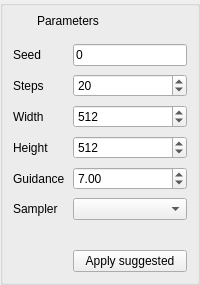
       <widget class="QGroupBox" name="parametersBox">
        <property name="title">
         <string />
        </property>
        <property name="role" stdset="0">
         <string>sectionCard</string>
        </property>
        <property name="accessibleName">
         <string>Parameters</string>
        </property>
        <layout class="QVBoxLayout" name="parametersBoxCardLayout">
         <property name="leftMargin">
          <number>0</number>
         </property>
         <property name="topMargin">
          <number>0</number>
         </property>
         <property name="rightMargin">
          <number>0</number>
         </property>
         <property name="bottomMargin">
          <number>0</number>
         </property>
         <property name="spacing">
          <number>0</number>
         </property>
         <item>
          <widget class="QFrame" name="parametersBoxHeader">
           <property name="role" stdset="0">
            <string>sectionHeader</string>
           </property>
           <layout class="QHBoxLayout" name="parametersBoxHeaderLayout" stretch="0,1">
            <property name="leftMargin">
             <number>10</number>
            </property>
            <property name="topMargin">
             <number>7</number>
            </property>
            <property name="rightMargin">
             <number>10</number>
            </property>
            <property name="bottomMargin">
             <number>7</number>
            </property>
            <property name="spacing">
             <number>8</number>
            </property>
            <item>
             <widget class="QLabel" name="parametersBoxIcon">
              <property name="role" stdset="0">
               <string>sectionIcon</string>
              </property>
              <property name="iconKey" stdset="0">
               <string>detail</string>
              </property>
              <property name="text">
               <string />
              </property>
              <property name="minimumSize">
               <size>
                <width>16</width>
                <height>16</height>
               </size>
              </property>
              <property name="maximumSize">
               <size>
                <width>16</width>
                <height>16</height>
               </size>
              </property>
             </widget>
            </item>
            <item>
             <widget class="QLabel" name="parametersBoxHeading">
              <property name="text">
               <string>Parameters</string>
              </property>
              <property name="textRole" stdset="0">
               <string>panelHeading</string>
              </property>
             </widget>
            </item>
           </layout>
          </widget>
         </item>
         <item>
          <widget class="QWidget" name="parametersBoxContents">
           <property name="role" stdset="0">
            <string>sectionContents</string>
           </property>
           <layout class="QGridLayout" name="parametersGrid" columnstretch="0,1">
            <property name="horizontalSpacing">
             <number>8</number>
            </property>
            <property name="verticalSpacing">
             <number>8</number>
            </property>
            <item row="0" column="0">
             <widget class="QLabel" name="seedLabel">
              <property name="text">
               <string>Seed</string>
              </property>
              <property name="textRole" stdset="0">
               <string>caption</string>
              </property>
             </widget>
            </item>
            <item row="0" column="1">
             <widget class="QLineEdit" name="seedEdit">
              <property name="text">
               <string>0</string>
              </property>
              <property name="accessibleName">
               <string>Generation seed</string>
              </property>
             </widget>
            </item>
            <item row="1" column="0">
             <widget class="QLabel" name="stepsLabel">
              <property name="text">
               <string>Steps</string>
              </property>
              <property name="textRole" stdset="0">
               <string>caption</string>
              </property>
             </widget>
            </item>
            <item row="1" column="1">
             <widget class="QSpinBox" name="stepsSpinBox">
              <property name="minimum">
               <number>1</number>
              </property>
              <property name="maximum">
               <number>150</number>
              </property>
              <property name="value">
               <number>20</number>
              </property>
             </widget>
            </item>
            <item row="2" column="0">
             <widget class="QLabel" name="widthLabel">
              <property name="text">
               <string>Width</string>
              </property>
              <property name="textRole" stdset="0">
               <string>caption</string>
              </property>
             </widget>
            </item>
            <item row="2" column="1">
             <widget class="QSpinBox" name="widthSpinBox">
              <property name="minimum">
               <number>64</number>
              </property>
              <property name="maximum">
               <number>4096</number>
              </property>
              <property name="singleStep">
               <number>64</number>
              </property>
              <property name="value">
               <number>512</number>
              </property>
             </widget>
            </item>
            <item row="3" column="0">
             <widget class="QLabel" name="heightLabel">
              <property name="text">
               <string>Height</string>
              </property>
              <property name="textRole" stdset="0">
               <string>caption</string>
              </property>
             </widget>
            </item>
            <item row="3" column="1">
             <widget class="QSpinBox" name="heightSpinBox">
              <property name="minimum">
               <number>64</number>
              </property>
              <property name="maximum">
               <number>4096</number>
              </property>
              <property name="singleStep">
               <number>64</number>
              </property>
              <property name="value">
               <number>512</number>
              </property>
             </widget>
            </item>
            <item row="4" column="0">
             <widget class="QLabel" name="guidanceLabel">
              <property name="text">
               <string>Guidance</string>
              </property>
              <property name="textRole" stdset="0">
               <string>caption</string>
              </property>
             </widget>
            </item>
            <item row="4" column="1">
             <widget class="QDoubleSpinBox" name="guidanceSpinBox">
              <property name="decimals">
               <number>2</number>
              </property>
              <property name="minimum">
               <double>0.000000000000000</double>
              </property>
              <property name="maximum">
               <double>50.000000000000000</double>
              </property>
              <property name="singleStep">
               <double>0.500000000000000</double>
              </property>
              <property name="value">
               <double>7.000000000000000</double>
              </property>
             </widget>
            </item>
            <item row="5" column="0">
             <widget class="QLabel" name="samplerLabel">
              <property name="text">
               <string>Sampler</string>
              </property>
              <property name="textRole" stdset="0">
               <string>caption</string>
              </property>
             </widget>
            </item>
            <item row="5" column="1">
             <widget class="QComboBox" name="samplerCombo" />
            </item>
            <item row="6" column="0" colspan="2">
             <widget class="QLabel" name="suggestionLabel">
              <property name="visible">
               <bool>false</bool>
              </property>
              <property name="wordWrap">
               <bool>true</bool>
              </property>
              <property name="role" stdset="0">
               <string>secondary</string>
              </property>
             </widget>
            </item>
            <item row="7" column="1">
             <widget class="QPushButton" name="applySuggestionButton">
              <property name="visible">
               <bool>false</bool>
              </property>
              <property name="text">
               <string>Apply suggested</string>
              </property>
              <property name="toolTip">
               <string>Set steps, guidance and sampler to the suggested values for the selected checkpoint.</string>
              </property>
              <property name="accessibleName">
               <string>Apply suggested steps, guidance and sampler</string>
              </property>
             </widget>
            </item>
            <property name="leftMargin">
             <number>10</number>
            </property>
            <property name="topMargin">
             <number>8</number>
            </property>
            <property name="rightMargin">
             <number>10</number>
            </property>
            <property name="bottomMargin">
             <number>10</number>
            </property>
           </layout>
          </widget>
         </item>
        </layout>
       </widget>
